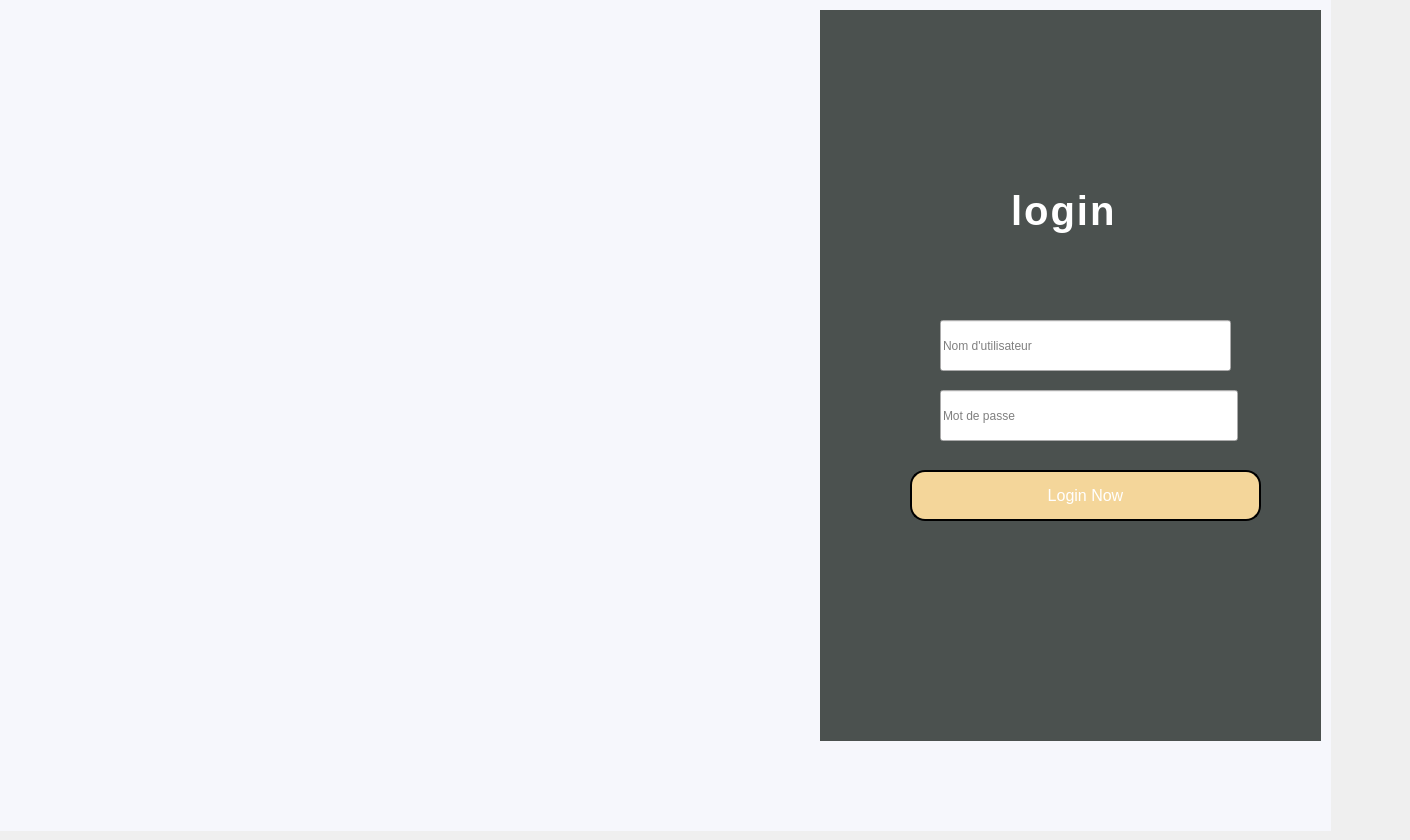
    <widget class="QWidget" name="page">
     <widget class="QLabel" name="label_3">
      <property name="geometry">
       <rect>
        <x>0</x>
        <y>0</y>
        <width>1331</width>
        <height>831</height>
       </rect>
      </property>
      <property name="styleSheet">
       <string notr="true">background-color: rgba(246,247,252,255);</string>
      </property>
      <property name="text">
       <string/>
      </property>
     </widget>
     <widget class="QPushButton" name="pushButton_10">
      <property name="geometry">
       <rect>
        <x>910</x>
        <y>470</y>
        <width>351</width>
        <height>51</height>
       </rect>
      </property>
      <property name="styleSheet">
       <string notr="true">QPushButton {
    font-size: 12pt; /* Larger font size */
    border: 2px solid #000000; /* Black border */
    border-radius: 15px; /* Rounded corners */
    padding: 10px 20px; /* Padding */
    color: #ffffff; /* White text */
    background-color: #f4d69a; /* Gold background */
}

QPushButton:hover {
    background-color: #e0b75e; /* Lighter gold on hover */
}

QPushButton:pressed {
    background-color: #d0a04c; /* Slightly darker gold when pressed */
}</string>
      </property>
      <property name="text">
       <string>Login Now</string>
      </property>
     </widget>
     <widget class="QLabel" name="label_14">
      <property name="geometry">
       <rect>
        <x>980</x>
        <y>170</y>
        <width>271</width>
        <height>81</height>
       </rect>
      </property>
      <property name="font">
       <font>
        <pointsize>-1</pointsize>
        <weight>75</weight>
        <bold>true</bold>
       </font>
      </property>
      <property name="styleSheet">
       <string notr="true">/* Style for the label */
QLabel {
    font-size: 40px; /* Font size */
    font-weight: bold; /* Bold font */
    color: #ffffff; /* White text color */
    text-transform: uppercase; /* Uppercase text */
    letter-spacing: 2px; /* Letter spacing */
    padding: 10px 20px; /* Padding */
 
    border-radius: 30px; /* Rounded corners */
    box-shadow: 0px 4px 6px rgba(0, 0, 0, 0.1); /* Shadow */
    transition: background-color 0.3s ease; /* Smooth transition */
}


</string>
      </property>
      <property name="text">
       <string>login</string>
      </property>
     </widget>
     <widget class="QLabel" name="label">
      <property name="geometry">
       <rect>
        <x>1140</x>
        <y>330</y>
        <width>41</width>
        <height>31</height>
       </rect>
      </property>
      <property name="text">
       <string/>
      </property>
      <property name="pixmap">
       <pixmap>../../../Downloads/projet_emp/Downloads/1144760.png</pixmap>
      </property>
      <property name="scaledContents">
       <bool>true</bool>
      </property>
     </widget>
     <widget class="QLabel" name="label_5">
      <property name="geometry">
       <rect>
        <x>1150</x>
        <y>400</y>
        <width>41</width>
        <height>31</height>
       </rect>
      </property>
      <property name="text">
       <string/>
      </property>
      <property name="pixmap">
       <pixmap>../../../Downloads/projet_emp/Downloads/téléchargement (1).png</pixmap>
      </property>
      <property name="scaledContents">
       <bool>true</bool>
      </property>
     </widget>
     <widget class="QLabel" name="label_2">
      <property name="geometry">
       <rect>
        <x>60</x>
        <y>10</y>
        <width>751</width>
        <height>731</height>
       </rect>
      </property>
      <property name="text">
       <string/>
      </property>
      <property name="pixmap">
       <pixmap>../../../Downloads/projet_emp/Downloads/article-fablab-1 (1).jpg</pixmap>
      </property>
      <property name="scaledContents">
       <bool>true</bool>
      </property>
     </widget>
     <widget class="QLabel" name="label_24">
      <property name="geometry">
       <rect>
        <x>1110</x>
        <y>-40</y>
        <width>291</width>
        <height>241</height>
       </rect>
      </property>
      <property name="text">
       <string/>
      </property>
      <property name="pixmap">
       <pixmap>../../../Downloads/projet_emp/Downloads/422871135_3753649611547138_2993912555110327539_n-removebg-preview.png</pixmap>
      </property>
      <property name="scaledContents">
       <bool>true</bool>
      </property>
     </widget>
     <widget class="QLineEdit" name="Prenom_2">
      <property name="geometry">
       <rect>
        <x>940</x>
        <y>390</y>
        <width>298</width>
        <height>51</height>
       </rect>
      </property>
      <property name="styleSheet">
       <string notr="true">font-size: 16px; /* Taille de la police */
    font-weight: bold; /* Police en gras */
    color: #8B4513; /* Couleur marron */
    background-color: #FFF5E1; /* Couleur de fond beige */
    padding: 10px; /* Remplissage intérieur */
    border-radius: 10px; /* Coins arrondis */
    border: 2px solid #8B4513; /* Bordure marron */
    text-align: center; /* Alignement centré du texte */
    max-width: 200px; /* Largeur maximale */
    margin: 0 auto; /* Centrage horizontal */
    box-shadow: 2px 2px 5px rgba(0, 0, 0, 0.2); /* Ombre portée *</string>
      </property>
      <property name="placeholderText">
       <string>Mot de passe</string>
      </property>
     </widget>
     <widget class="QLineEdit" name="Prenom">
      <property name="geometry">
       <rect>
        <x>940</x>
        <y>320</y>
        <width>291</width>
        <height>51</height>
       </rect>
      </property>
      <property name="styleSheet">
       <string notr="true">font-size: 16px; /* Taille de la police */
    font-weight: bold; /* Police en gras */
    color: #8B4513; /* Couleur marron */
    background-color: #FFF5E1; /* Couleur de fond beige */
    padding: 10px; /* Remplissage intérieur */
    border-radius: 10px; /* Coins arrondis */
    border: 2px solid #8B4513; /* Bordure marron */
    text-align: center; /* Alignement centré du texte */
    max-width: 200px; /* Largeur maximale */
    margin: 0 auto; /* Centrage horizontal */
    box-shadow: 2px 2px 5px rgba(0, 0, 0, 0.2); /* Ombre portée *</string>
      </property>
      <property name="placeholderText">
       <string>Nom d'utilisateur</string>
      </property>
     </widget>
     <widget class="QLabel" name="label_4">
      <property name="geometry">
       <rect>
        <x>820</x>
        <y>10</y>
        <width>501</width>
        <height>731</height>
       </rect>
      </property>
      <property name="styleSheet">
       <string notr="true">background-color:#4b514f;
</string>
      </property>
      <property name="text">
       <string/>
      </property>
     </widget>
     <zorder>label_3</zorder>
     <zorder>label_2</zorder>
     <zorder>label_4</zorder>
     <zorder>pushButton_10</zorder>
     <zorder>label_14</zorder>
     <zorder>label</zorder>
     <zorder>label_5</zorder>
     <zorder>label_24</zorder>
     <zorder>Prenom_2</zorder>
     <zorder>Prenom</zorder>
    </widget>
